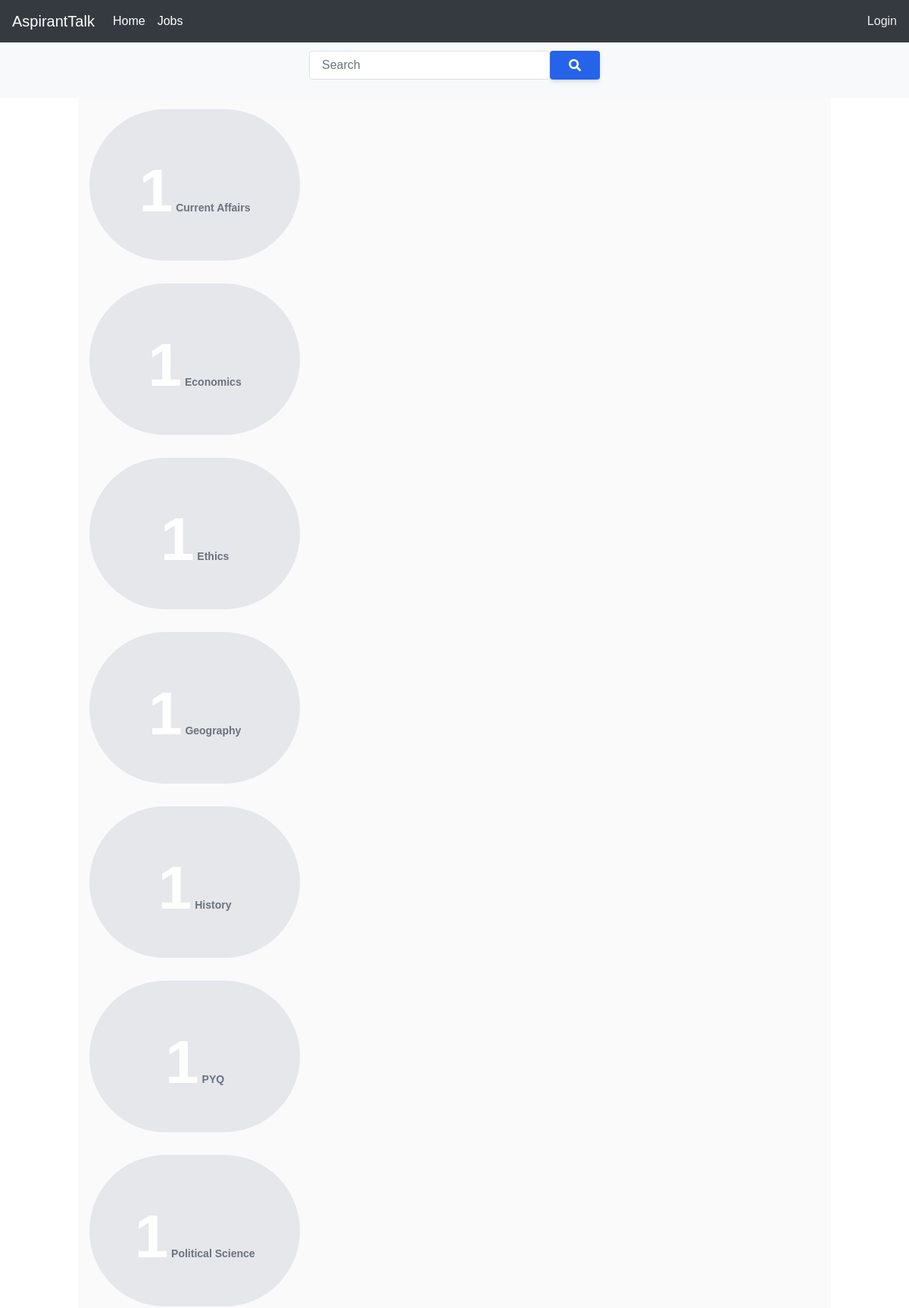
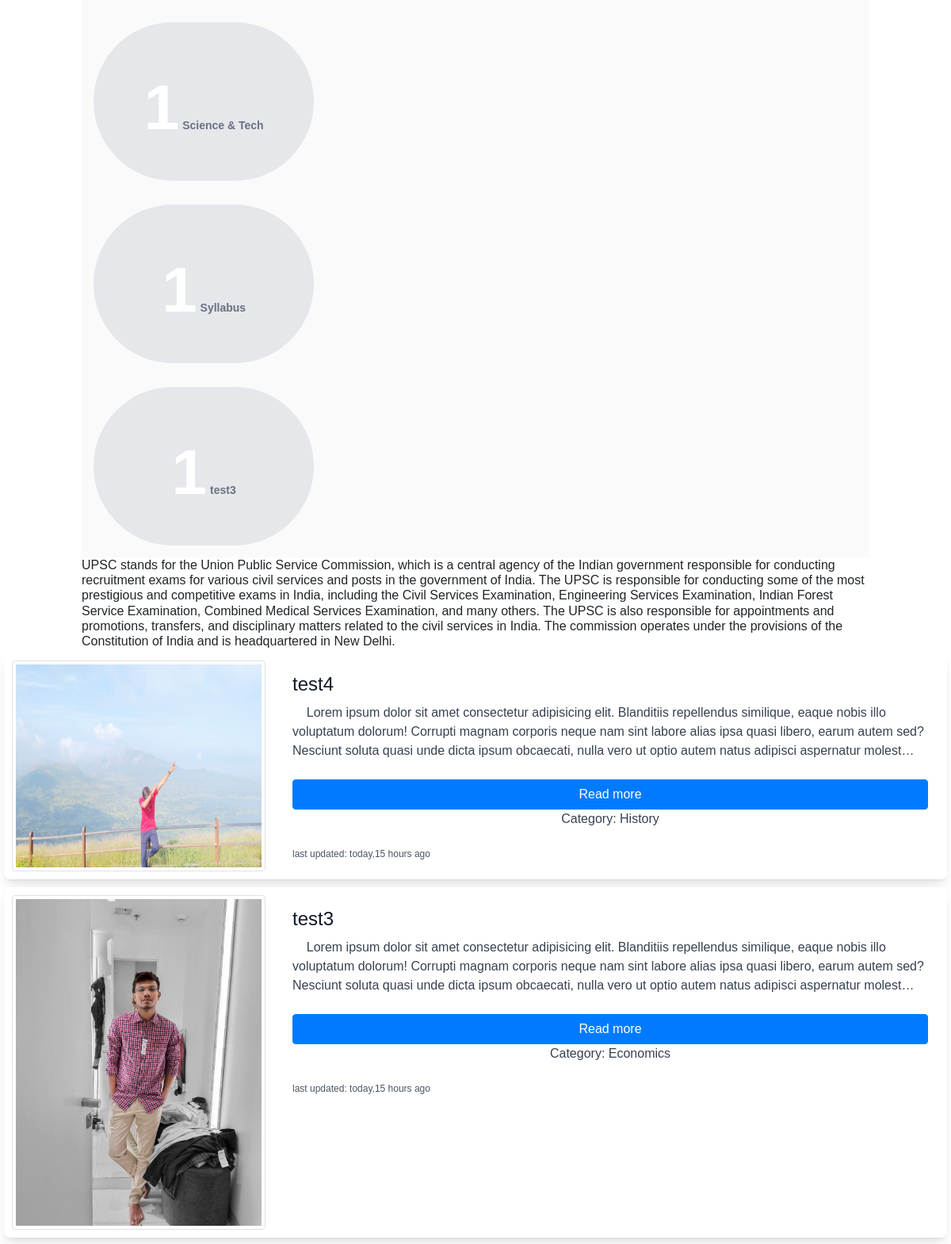
The page /Category/6 (upper part) on the database its author committed (2 pictures, top to bottom).
### home/models.py (models this page shows, shortened)
class Sub_category(models.Model):
    category = models.ForeignKey(Category,on_delete=models.CASCADE)
    name = models.CharField(max_length=100)
    created_by = models.ForeignKey(User,on_delete=models.CASCADE)
    created_on = models.DateTimeField(auto_now=True)

class Category(models.Model):
    creator = models.ForeignKey(User,on_delete=models.CASCADE)
    name = models.CharField(max_length=20)
    Thumbnail = models.ImageField(upload_to="Cat_thumbnails", blank=True, null=True)
    description = models.TextField(blank=True,null=True)
    created_date = models.DateTimeField(auto_now=True)

class Blog(models.Model):
    author = models.ForeignKey(User,on_delete= models.CASCADE)
    slug = models.SlugField(unique=True,null=False,blank=False)
    title = models.CharField(max_length=200,blank=False,null=False)
    category = models.ForeignKey(Sub_category,on_delete=models.CASCADE)
    content = RichTextUploadingField()
    Thumbnail = models.ImageField(upload_to="Thumbnails", blank=True, null=True)
    upload_date = models.DateTimeField(auto_now_add=True)

### home/views.py (the view)
# urls.py: path("Category/<int:id>", views.sub_cats, name="subcat_search"),
def sub_cats(request,id):
        Sub_cat = Sub_category.objects.filter(category = id).order_by('name')
        cat = Category.objects.filter(id= id)
        posts = Blog.objects.filter(category__category= id).order_by('-upload_date')
        paginator = Paginator(posts, 7) # Show 25 contacts per page.
        page_number = request.GET.get('page')
        posts = paginator.get_page(page_number)
        desc = ''
        for i in cat:
            desc = i.description
        context = {
            'subcat': Sub_cat,
            'desc' : desc,
            'posts': posts,
            'page_id': int(id),
        }
        context['searched'] = 'null'
        return render(request,'Category.html',context)

### home/templates/Category.html (shortened to what this page needs)
{% extends 'base.html' %}
{% block head %}
<link rel='stylesheet' href='https://npmcdn.com/flickity@2/dist/flickity.css'><link rel="stylesheet" href="./style.css">
{% endblock head %}
{% block body %}
{% include 'search.html' %}
<div class ="container">
<div class="carousel">
    {%for cat in subcat %}
        <form action="/Category_search/" method="GET">
            <button type="submit" class="carousel-cell px-4 py-2 rounded-full text-gray-500 bg-gray-200 font-semibold text-sm" >
            {{cat.name}}
            </button>
        </form>
        {%endfor%}
  </div>
</div>
<div class="container"><h5>
    {% if posts.number == 1 %}
    {{ desc | striptags }}
    {% endif %}
</h5></div>
{% include 'blogs.html' %}
{% endblock body %}
{% block script %}
<script src="https://cdn.tailwindcss.com?plugins=forms,typography,aspect-ratio,line-clamp"></script>
{% endblock script %}

### home/templates/base.html (shortened to what this page needs)
{% load humanize %}
<!DOCTYPE html>
<html lang="en">
<head>
    <link rel="stylesheet" href="https://cdn.jsdelivr.net/npm/bootstrap@4.0.0/dist/css/bootstrap.min.css">
    <link rel="stylesheet" href="https://cdnjs.cloudflare.com/ajax/libs/font-awesome/6.4.0/css/all.min.css" />
{% block head %}
{% endblock head %}
</head>
<body>
    {% include 'navbar.html' %}
    {% block body %}
    {% endblock body %}
    {% block script %}
    {% endblock script %}
</body>
</html>

### home/templates/navbar.html (shortened to what this page needs)
<nav class="navbar navbar-expand navbar-dark bg-dark">
    <a class="navbar-brand" href="/">AspirantTalk</a>
    <div class="navbar-collapse" id="navbarSupportedContent">
      <ul class="navbar-nav mr-auto">
        <li class="nav-item active">
          <a class="nav-link" href="/">Home </a>
        </li>
          <li class="nav-item active">
            <a class="nav-link" href="/">Jobs<span class="sr-only">(current)</span></a>
          </li>
      </ul>
      {% if user.is_authenticated %}
      <li class="nav-link dropdown">
        <a class="nav-button dropdown-toggle" href="/" style="color: #efefef; text-decoration:revert;" id="navbarDropdown" role="button" data-toggle="dropdown" aria-haspopup="true" aria-expanded="false">
          Hello {{ request.user }}
        </a>
        <div class="dropdown-menu" aria-labelledby="navbarDropdown">
          <a class="dropdown-item" href="/Managers">Admin Panel</a>
          <a class="dropdown-item" href="/logout">Logout</a>
        </div>
      </li>
      {% else %}
      <a class="nav-button" style="color: #efefef;" href="/login/">Login<span class="sr-only">(current)</span></a>
      {% endif %}
    </div>
  </nav>

### home/templates/search.html (shortened to what this page needs)
<nav class="bg-light">
      <form action="/search/" method="post">
        <div id="search" >
            <div class="flex justify-center">
                <div class="sm:w-96">
                    <div class="input-group relative flex flex-wrap items-stretch w-full mb-4">
                <input type="search" name="searched" class="form-control relative flex-auto min-w-0 block w-full px-3 py-1.5 text-base font-normal text-gray-700 bg-white bg-clip-padding border border-solid border-gray-300 rounded transition ease-in-out m-0 focus:text-gray-700 focus:bg-white focus:border-blue-600 focus:outline-none" placeholder="Search">
                <button class="btn inline-block px-6 py-2.5 bg-blue-600 text-white font-medium text-xs leading-tight uppercase rounded shadow-md hover:bg-blue-700 hover:shadow-lg focus:bg-blue-700  focus:shadow-lg focus:outline-none focus:ring-0 active:bg-blue-800 active:shadow-lg transition duration-150 ease-in-out flex items-center" type="submit" id="button-addon2">
                </button>
              </div>
            </div>
          </div>
        </div>
        </form>
  </nav>

### home/templates/blogs.html (shortened to what this page needs)
{% load humanize %}
<div class="main">
  <div class="grid-container">
  {% for post in posts %}
    <div class="grid-item">
      <div class="flex justify-center">
        <div class="flex flex-col md:flex-row md:max-w-auto rounded-lg bg-white shadow-lg">
          <img class="p-1 bg-white border rounded max-w-xs" src="{{post.Thumbnail.url}}" alt="" />
          <div class="p-6 flex flex-col justify-start">
            <h5 class="text-gray-900 text-2xl font-medium mb-2"> {{post.title }}</h5>
            <p class="text-gray-700 text-base mb-4">
            {{post.content | safe |striptags |truncatechars:340  }}
          </p>
          <a href="/blog/{{post.slug}}" class="btn btn-primary">Read more </a>
          <p class="text-gray-700 text-base mb-4" style="text-align: center;">
            Category: {{post.category.name }}
          </p>
            <p class="text-gray-600 text-xs">last updated: {{post.upload_date | naturalday}},{{post.upload_date | naturaltime}}</p>
  </div>
        </div>
      </div>
    </div>
    {%endfor%}
    </div>
    </div>

### home/templates/style.css (style rules this page uses)
* { box-sizing: border-box; }
body { font-family: sans-serif; }
.carousel { background: #FAFAFA; }
.carousel-cell { width: 28%; height: 200px; margin-right: 10px; background: #8C8; border-radius: 5px; counter-increment: carousel-cell; }
.carousel-cell:before { display: block; text-align: center; content: counter(carousel-cell); line-height: 200px; font-size: 80px; color: white; }

### home/templates/Category.html (style rules this page uses)
#search { margin-top: 1px; padding-top: 10px; }
img { margin: 10px; margin-left: 10px; }
.grid-container { display: grid; grid-template-columns: auto; }
.grid-item { background-color: inherit; padding: 5px; font-size: 30px; }

### rows shown on the page
Sub_category: name "Current Affairs"
Sub_category: name "Economics"
Sub_category: name "Ethics"
Sub_category: name "Geography"
Sub_category: name "History"
Sub_category: name "PYQ"
Sub_category: name "Political Science"
Sub_category: name "Science & Tech"
Sub_category: name "Syllabus"
Sub_category: name "test3"
Category: description "UPSC stands for the Union Public Service Commission, which is a central agency of the Indian government responsible for conducting recruitment exams for various civil services and posts in the government of India. The UPSC is responsible for conducting some of the most prestigious and competitive exams in India, including the Civil Services Examination, Engineering Services Examination, Indian Forest Service Examination, Combined Medical Services Examination, and many others. The UPSC is also responsible for appointments and promotions, transfers, and disciplinary matters related to the civil services in India. The commission operates under the provisions of the Constitution of India and is…"
Blog: Thumbnail (picture), title "test4", content "Lorem ipsum dolor sit amet consectetur adipisicing elit. Blanditiis repellendus similique, eaque nobis illo voluptatum dolorum! Corrupti magnam corporis neque nam sint labore alias ipsa quasi libero, earum autem sed? Nesciunt soluta quasi unde dicta ipsum obcaecati, nulla vero ut optio autem natus adipisci aspernatur molest…", category.name "History", upload_date "today", upload_date "15 hours ago"
Blog: Thumbnail (picture), title "test3", content "Lorem ipsum dolor sit amet consectetur adipisicing elit. Blanditiis repellendus similique, eaque nobis illo voluptatum dolorum! Corrupti magnam corporis neque nam sint labore alias ipsa quasi libero, earum autem sed? Nesciunt soluta quasi unde dicta ipsum obcaecati, nulla vero ut optio autem natus adipisci aspernatur molest…", category.name "Economics", upload_date "today", upload_date "15 hours ago"
